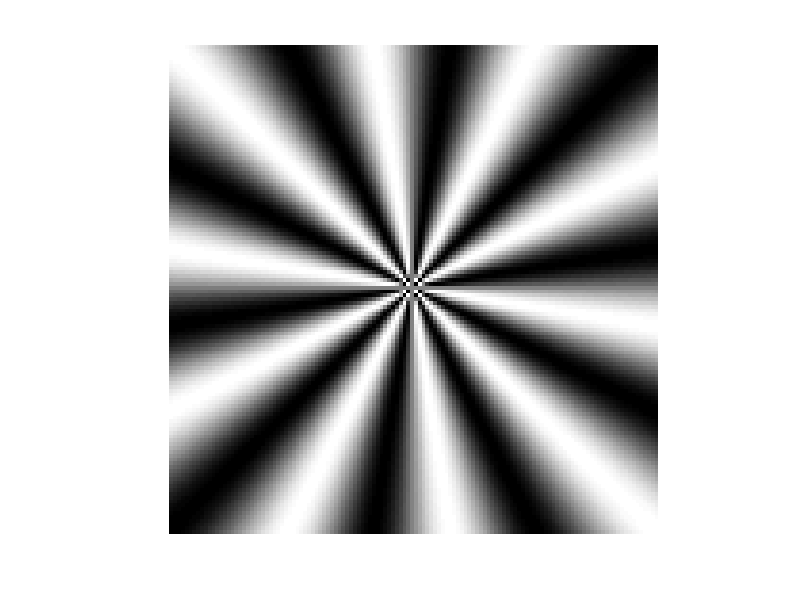

The MATLAB source for this figure:
% Generates test images with various frequencies and patterns


width = 128;
height = 128;

[x, y] = meshgrid(1:width, 1:height);

% Constant spatial frequency
% im = 0.5 * sin(x + y / 3) + 0.5;

% Frequency sweep
% im = 0.5 * sin(x.^2 / width / 3) + 0.5;

% Radial pattern
im = 0.5 * sin(10 * atan2(x-(width/2), y-(height/2))) + 0.5;

imshow(im);

